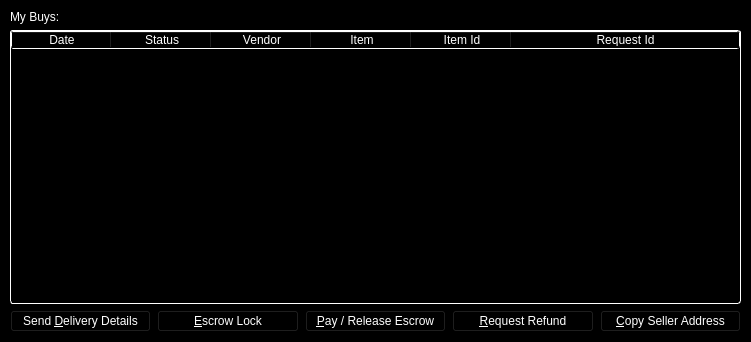
<?xml version="1.0" encoding="UTF-8"?>
<ui version="4.0">
 <class>BuysPage</class>
 <widget class="QWidget" name="BuysPage">
  <property name="geometry">
   <rect>
    <x>0</x>
    <y>0</y>
    <width>751</width>
    <height>342</height>
   </rect>
  </property>
  <property name="palette">
   <palette>
    <active>
     <colorrole role="WindowText">
      <brush brushstyle="SolidPattern">
       <color alpha="255">
        <red>255</red>
        <green>255</green>
        <blue>255</blue>
       </color>
      </brush>
     </colorrole>
     <colorrole role="Button">
      <brush brushstyle="SolidPattern">
       <color alpha="255">
        <red>0</red>
        <green>0</green>
        <blue>0</blue>
       </color>
      </brush>
     </colorrole>
     <colorrole role="Light">
      <brush brushstyle="SolidPattern">
       <color alpha="255">
        <red>0</red>
        <green>0</green>
        <blue>0</blue>
       </color>
      </brush>
     </colorrole>
     <colorrole role="Midlight">
      <brush brushstyle="SolidPattern">
       <color alpha="255">
        <red>0</red>
        <green>0</green>
        <blue>0</blue>
       </color>
      </brush>
     </colorrole>
     <colorrole role="Dark">
      <brush brushstyle="SolidPattern">
       <color alpha="255">
        <red>0</red>
        <green>0</green>
        <blue>0</blue>
       </color>
      </brush>
     </colorrole>
     <colorrole role="Mid">
      <brush brushstyle="SolidPattern">
       <color alpha="255">
        <red>0</red>
        <green>0</green>
        <blue>0</blue>
       </color>
      </brush>
     </colorrole>
     <colorrole role="Text">
      <brush brushstyle="SolidPattern">
       <color alpha="255">
        <red>255</red>
        <green>255</green>
        <blue>255</blue>
       </color>
      </brush>
     </colorrole>
     <colorrole role="BrightText">
      <brush brushstyle="SolidPattern">
       <color alpha="255">
        <red>255</red>
        <green>255</green>
        <blue>255</blue>
       </color>
      </brush>
     </colorrole>
     <colorrole role="ButtonText">
      <brush brushstyle="SolidPattern">
       <color alpha="255">
        <red>255</red>
        <green>255</green>
        <blue>255</blue>
       </color>
      </brush>
     </colorrole>
     <colorrole role="Base">
      <brush brushstyle="SolidPattern">
       <color alpha="255">
        <red>0</red>
        <green>0</green>
        <blue>0</blue>
       </color>
      </brush>
     </colorrole>
     <colorrole role="Window">
      <brush brushstyle="SolidPattern">
       <color alpha="255">
        <red>0</red>
        <green>0</green>
        <blue>0</blue>
       </color>
      </brush>
     </colorrole>
     <colorrole role="Shadow">
      <brush brushstyle="SolidPattern">
       <color alpha="255">
        <red>0</red>
        <green>0</green>
        <blue>0</blue>
       </color>
      </brush>
     </colorrole>
     <colorrole role="AlternateBase">
      <brush brushstyle="SolidPattern">
       <color alpha="255">
        <red>0</red>
        <green>0</green>
        <blue>0</blue>
       </color>
      </brush>
     </colorrole>
     <colorrole role="ToolTipBase">
      <brush brushstyle="SolidPattern">
       <color alpha="255">
        <red>255</red>
        <green>255</green>
        <blue>220</blue>
       </color>
      </brush>
     </colorrole>
     <colorrole role="ToolTipText">
      <brush brushstyle="SolidPattern">
       <color alpha="255">
        <red>0</red>
        <green>0</green>
        <blue>0</blue>
       </color>
      </brush>
     </colorrole>
    </active>
    <inactive>
     <colorrole role="WindowText">
      <brush brushstyle="SolidPattern">
       <color alpha="255">
        <red>255</red>
        <green>255</green>
        <blue>255</blue>
       </color>
      </brush>
     </colorrole>
     <colorrole role="Button">
      <brush brushstyle="SolidPattern">
       <color alpha="255">
        <red>0</red>
        <green>0</green>
        <blue>0</blue>
       </color>
      </brush>
     </colorrole>
     <colorrole role="Light">
      <brush brushstyle="SolidPattern">
       <color alpha="255">
        <red>0</red>
        <green>0</green>
        <blue>0</blue>
       </color>
      </brush>
     </colorrole>
     <colorrole role="Midlight">
      <brush brushstyle="SolidPattern">
       <color alpha="255">
        <red>0</red>
        <green>0</green>
        <blue>0</blue>
       </color>
      </brush>
     </colorrole>
     <colorrole role="Dark">
      <brush brushstyle="SolidPattern">
       <color alpha="255">
        <red>0</red>
        <green>0</green>
        <blue>0</blue>
       </color>
      </brush>
     </colorrole>
     <colorrole role="Mid">
      <brush brushstyle="SolidPattern">
       <color alpha="255">
        <red>0</red>
        <green>0</green>
        <blue>0</blue>
       </color>
      </brush>
     </colorrole>
     <colorrole role="Text">
      <brush brushstyle="SolidPattern">
       <color alpha="255">
        <red>255</red>
        <green>255</green>
        <blue>255</blue>
       </color>
      </brush>
     </colorrole>
     <colorrole role="BrightText">
      <brush brushstyle="SolidPattern">
       <color alpha="255">
        <red>255</red>
        <green>255</green>
        <blue>255</blue>
       </color>
      </brush>
     </colorrole>
     <colorrole role="ButtonText">
      <brush brushstyle="SolidPattern">
       <color alpha="255">
        <red>255</red>
        <green>255</green>
        <blue>255</blue>
       </color>
      </brush>
     </colorrole>
     <colorrole role="Base">
      <brush brushstyle="SolidPattern">
       <color alpha="255">
        <red>0</red>
        <green>0</green>
        <blue>0</blue>
       </color>
      </brush>
     </colorrole>
     <colorrole role="Window">
      <brush brushstyle="SolidPattern">
       <color alpha="255">
        <red>0</red>
        <green>0</green>
        <blue>0</blue>
       </color>
      </brush>
     </colorrole>
     <colorrole role="Shadow">
      <brush brushstyle="SolidPattern">
       <color alpha="255">
        <red>0</red>
        <green>0</green>
        <blue>0</blue>
       </color>
      </brush>
     </colorrole>
     <colorrole role="AlternateBase">
      <brush brushstyle="SolidPattern">
       <color alpha="255">
        <red>0</red>
        <green>0</green>
        <blue>0</blue>
       </color>
      </brush>
     </colorrole>
     <colorrole role="ToolTipBase">
      <brush brushstyle="SolidPattern">
       <color alpha="255">
        <red>255</red>
        <green>255</green>
        <blue>220</blue>
       </color>
      </brush>
     </colorrole>
     <colorrole role="ToolTipText">
      <brush brushstyle="SolidPattern">
       <color alpha="255">
        <red>0</red>
        <green>0</green>
        <blue>0</blue>
       </color>
      </brush>
     </colorrole>
    </inactive>
    <disabled>
     <colorrole role="WindowText">
      <brush brushstyle="SolidPattern">
       <color alpha="255">
        <red>0</red>
        <green>0</green>
        <blue>0</blue>
       </color>
      </brush>
     </colorrole>
     <colorrole role="Button">
      <brush brushstyle="SolidPattern">
       <color alpha="255">
        <red>0</red>
        <green>0</green>
        <blue>0</blue>
       </color>
      </brush>
     </colorrole>
     <colorrole role="Light">
      <brush brushstyle="SolidPattern">
       <color alpha="255">
        <red>0</red>
        <green>0</green>
        <blue>0</blue>
       </color>
      </brush>
     </colorrole>
     <colorrole role="Midlight">
      <brush brushstyle="SolidPattern">
       <color alpha="255">
        <red>0</red>
        <green>0</green>
        <blue>0</blue>
       </color>
      </brush>
     </colorrole>
     <colorrole role="Dark">
      <brush brushstyle="SolidPattern">
       <color alpha="255">
        <red>0</red>
        <green>0</green>
        <blue>0</blue>
       </color>
      </brush>
     </colorrole>
     <colorrole role="Mid">
      <brush brushstyle="SolidPattern">
       <color alpha="255">
        <red>0</red>
        <green>0</green>
        <blue>0</blue>
       </color>
      </brush>
     </colorrole>
     <colorrole role="Text">
      <brush brushstyle="SolidPattern">
       <color alpha="255">
        <red>0</red>
        <green>0</green>
        <blue>0</blue>
       </color>
      </brush>
     </colorrole>
     <colorrole role="BrightText">
      <brush brushstyle="SolidPattern">
       <color alpha="255">
        <red>255</red>
        <green>255</green>
        <blue>255</blue>
       </color>
      </brush>
     </colorrole>
     <colorrole role="ButtonText">
      <brush brushstyle="SolidPattern">
       <color alpha="255">
        <red>0</red>
        <green>0</green>
        <blue>0</blue>
       </color>
      </brush>
     </colorrole>
     <colorrole role="Base">
      <brush brushstyle="SolidPattern">
       <color alpha="255">
        <red>0</red>
        <green>0</green>
        <blue>0</blue>
       </color>
      </brush>
     </colorrole>
     <colorrole role="Window">
      <brush brushstyle="SolidPattern">
       <color alpha="255">
        <red>0</red>
        <green>0</green>
        <blue>0</blue>
       </color>
      </brush>
     </colorrole>
     <colorrole role="Shadow">
      <brush brushstyle="SolidPattern">
       <color alpha="255">
        <red>0</red>
        <green>0</green>
        <blue>0</blue>
       </color>
      </brush>
     </colorrole>
     <colorrole role="AlternateBase">
      <brush brushstyle="SolidPattern">
       <color alpha="255">
        <red>0</red>
        <green>0</green>
        <blue>0</blue>
       </color>
      </brush>
     </colorrole>
     <colorrole role="ToolTipBase">
      <brush brushstyle="SolidPattern">
       <color alpha="255">
        <red>255</red>
        <green>255</green>
        <blue>220</blue>
       </color>
      </brush>
     </colorrole>
     <colorrole role="ToolTipText">
      <brush brushstyle="SolidPattern">
       <color alpha="255">
        <red>0</red>
        <green>0</green>
        <blue>0</blue>
       </color>
      </brush>
     </colorrole>
    </disabled>
   </palette>
  </property>
  <property name="windowTitle">
   <string>DarkSilkMarket Buys</string>
  </property>
  <layout class="QVBoxLayout" name="topLayout">
   <property name="leftMargin">
    <number>10</number>
   </property>
   <property name="topMargin">
    <number>10</number>
   </property>
   <property name="rightMargin">
    <number>10</number>
   </property>
   <property name="bottomMargin">
    <number>10</number>
   </property>
   <item>
    <layout class="QVBoxLayout" name="verticalLayout">
     <item>
      <widget class="QLabel" name="label">
       <property name="text">
        <string>My Buys:</string>
       </property>
      </widget>
     </item>
     <item>
      <widget class="QTableWidget" name="tableWidget">
       <property name="styleSheet">
        <string notr="true">background: rgb(0,0,0); color: rgb(255,255,255); border: 1px inset white; border-radius: 3px; margin: 0px;</string>
       </property>
       <property name="editTriggers">
        <set>QAbstractItemView::NoEditTriggers</set>
       </property>
       <property name="alternatingRowColors">
        <bool>true</bool>
       </property>
       <property name="selectionMode">
        <enum>QAbstractItemView::SingleSelection</enum>
       </property>
       <property name="selectionBehavior">
        <enum>QAbstractItemView::SelectRows</enum>
       </property>
       <attribute name="horizontalHeaderStretchLastSection">
        <bool>true</bool>
       </attribute>
       <column>
        <property name="text">
         <string>Date</string>
        </property>
       </column>
       <column>
        <property name="text">
         <string>Status</string>
        </property>
       </column>
       <column>
        <property name="text">
         <string>Vendor</string>
        </property>
       </column>
       <column>
        <property name="text">
         <string>Item</string>
        </property>
       </column>
       <column>
        <property name="text">
         <string>Item Id</string>
        </property>
       </column>
       <column>
        <property name="text">
         <string>Request Id</string>
        </property>
       </column>
      </widget>
     </item>
    </layout>
   </item>
   <item>
    <layout class="QHBoxLayout" name="horizontalLayout">
     <property name="bottomMargin">
      <number>0</number>
     </property>
     <item>
      <widget class="QPushButton" name="deliveryDetailsButton">
       <property name="text">
        <string>Send &amp;Delivery Details</string>
       </property>
      </widget>
     </item>
     <item>
      <widget class="QPushButton" name="escrowLockButton">
       <property name="text">
        <string>&amp;Escrow Lock</string>
       </property>
      </widget>
     </item>
     <item>
      <widget class="QPushButton" name="payButton">
       <property name="text">
        <string>&amp;Pay / Release Escrow</string>
       </property>
      </widget>
     </item>
     <item>
      <widget class="QPushButton" name="refundButton">
       <property name="text">
        <string>&amp;Request Refund</string>
       </property>
      </widget>
     </item>
     <item>
      <widget class="QPushButton" name="copyAddressButton">
       <property name="text">
        <string>&amp;Copy Seller Address</string>
       </property>
      </widget>
     </item>
    </layout>
   </item>
  </layout>
 </widget>
 <resources/>
 <connections/>
</ui>
